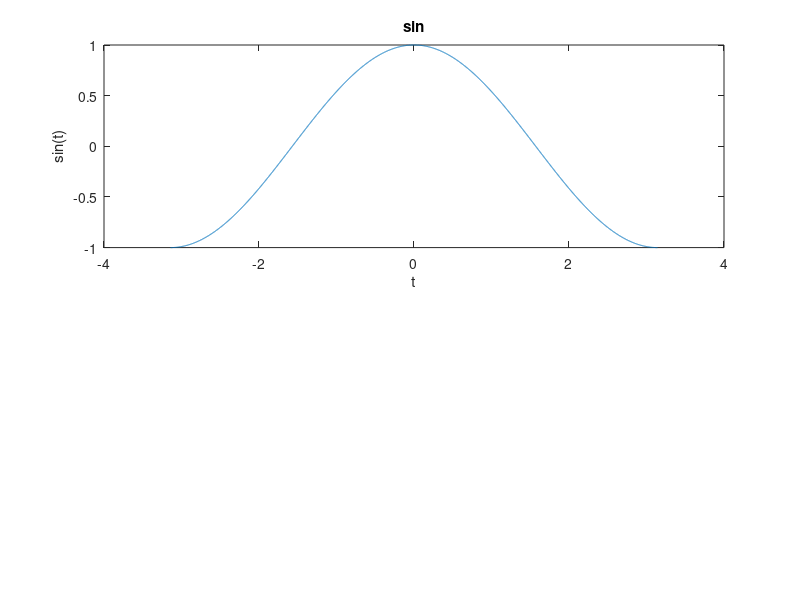

Write MATLAB code to recreate this figure.
clear all;

t1 = -pi:.001:pi;
y1 = cos(t1);
subplot(2,1,1);
plot(t1,y1);
xlabel('t1');
ylabel ('cos(t1)');
title('cos');


t = -pi:.001:pi;
y = cos(t);
subplot(2,1,1);
plot(t,y);
xlabel('t');
ylabel ('sin(t)');
title('sin');
